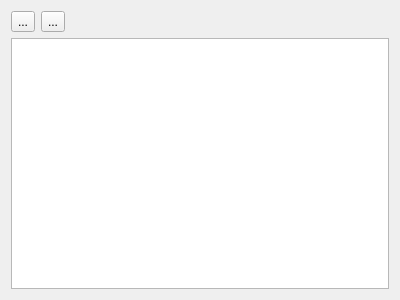
<?xml version="1.0" encoding="UTF-8"?>
<ui version="4.0">
 <class>Widget</class>
 <widget class="QWidget" name="Widget">
  <property name="geometry">
   <rect>
    <x>0</x>
    <y>0</y>
    <width>400</width>
    <height>300</height>
   </rect>
  </property>
  <property name="windowTitle">
   <string>Notifier</string>
  </property>
  <property name="windowIcon">
   <iconset resource="icons.qrc">
    <normaloff>:/updates</normaloff>:/updates</iconset>
  </property>
  <layout class="QGridLayout" name="gridLayout">
   <item row="0" column="0">
    <widget class="QToolButton" name="addButton">
     <property name="toolTip">
      <string>Add file to watch</string>
     </property>
     <property name="text">
      <string>...</string>
     </property>
     <property name="icon">
      <iconset resource="icons.qrc">
       <normaloff>:/add</normaloff>:/add</iconset>
     </property>
    </widget>
   </item>
   <item row="0" column="1">
    <widget class="QToolButton" name="removeButton">
     <property name="toolTip">
      <string>Remove file</string>
     </property>
     <property name="text">
      <string>...</string>
     </property>
     <property name="icon">
      <iconset resource="icons.qrc">
       <normaloff>:/remove</normaloff>:/remove</iconset>
     </property>
    </widget>
   </item>
   <item row="0" column="2">
    <spacer name="horizontalSpacer">
     <property name="orientation">
      <enum>Qt::Horizontal</enum>
     </property>
     <property name="sizeHint" stdset="0">
      <size>
       <width>317</width>
       <height>20</height>
      </size>
     </property>
    </spacer>
   </item>
   <item row="1" column="0" colspan="3">
    <widget class="QListWidget" name="listWidget">
     <property name="selectionMode">
      <enum>QAbstractItemView::ExtendedSelection</enum>
     </property>
    </widget>
   </item>
  </layout>
 </widget>
 <layoutdefault spacing="6" margin="11"/>
 <resources>
  <include location="icons.qrc"/>
 </resources>
 <connections/>
</ui>
